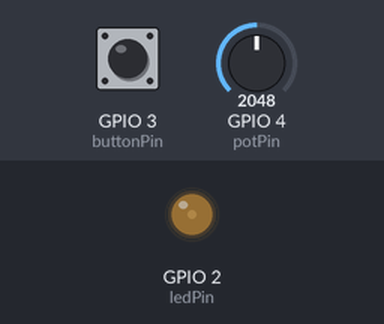
A sketch run on a simulated ESP32. On the bench: output pins drawn as LEDs (lit = HIGH). Inputs (shaded band) come from the test bench; at power-on: GPIO 4 (potPin) = 2048, GPIO 3 (buttonPin) HIGH (analog values on the 0–4095 scale). What the sketch prints to the serial monitor is not drawn.

Above: at 1.2 s.
1.3 s: GPIO 4 (potPin) set to 3543
At 2.1 s:
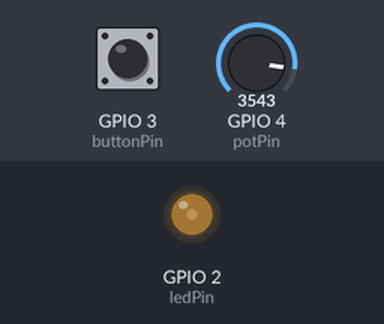
2.8 s: GPIO 4 (potPin) set to 3644
At 3.7 s:
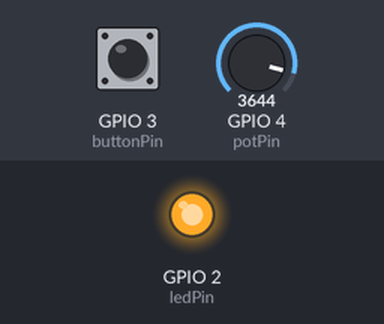
4.3 s: GPIO 3 (buttonPin) pulled LOW for 0.15 s
At 4.6 s:
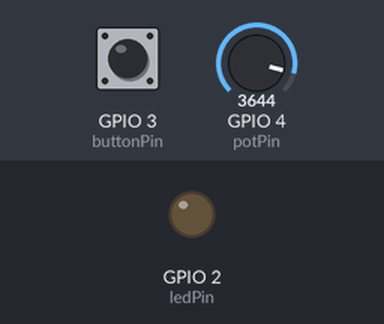
5.9 s: GPIO 3 (buttonPin) pulled LOW for 1 s
At 7.0 s:
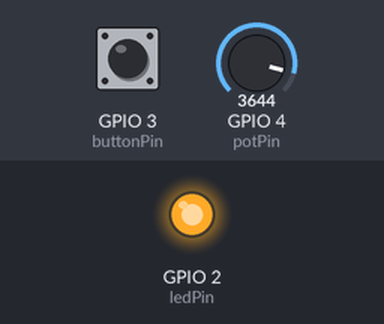
8.4 s: GPIO 3 (buttonPin) pulled LOW for 3.2 s
At 8.9 s:
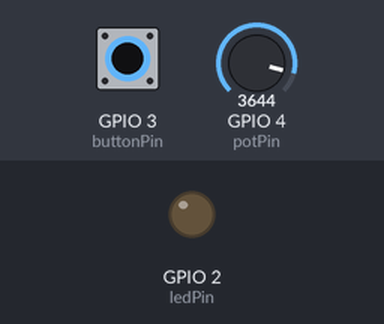
Timing chart, 0 to 11.4 s (numbered marks = the images above; inputs shaded):
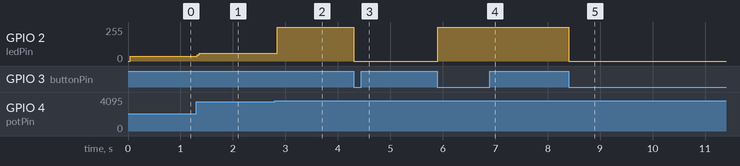

Measured:
- the behaviour switches between 3599 and 3600 on GPIO 4 (potPin) (found by bisection; images 1 and 2)
- after the input at 1.3 s, GPIO 2 (ledPin): 37/255 → 58/255 at once
- after the input at 2.8 s, GPIO 2 (ledPin): 58/255 → 255/255 at once
- after the input at 4.3 s, GPIO 2 (ledPin): 255/255 → 0/255 at once
- after the input at 5.9 s, GPIO 2 (ledPin): 0/255 → 255/255 at once
- after the input at 8.4 s, GPIO 2 (ledPin): 255/255 → 0/255 at once

The sketch:

Projeto_led_panda.ino
```cpp
//Liga um led, apaga pelo botão, e controla a intensidade com um potenciometro


// ----------------------
// Configurações
// ----------------------
int ledPin = 2;         // LED comum
int buttonPin = 3;      // Botão
int potPin = 4;         // Potenciômetro (ADC)

// Estado do LED
volatile bool ledOn = true;
int brilho = 128;        // Brilho inicial

// Debounce
volatile unsigned long lastInterruptTime = 0;

// ----------------------
// Interrupção do botão
// ----------------------
void IRAM_ATTR toggleLED() {
  unsigned long currentTime = millis();

  if (currentTime - lastInterruptTime > 200) {  // debounce
    ledOn = !ledOn;
    lastInterruptTime = currentTime;
  }
}

// ----------------------
// PWM manual (bit-bang)
// ----------------------
void pwmWrite(int pin, int value) {
  if (!ledOn) {
    digitalWrite(pin, LOW);
    delayMicroseconds(255);
    return;
  }

  if (value <= 0) {
    digitalWrite(pin, LOW);
    delayMicroseconds(255);
    return;
  }

  if (value >= 255) {
    digitalWrite(pin, HIGH);
    delayMicroseconds(255);
    return;
  }

  digitalWrite(pin, HIGH);
  delayMicroseconds(value);

  digitalWrite(pin, LOW);
  delayMicroseconds(255 - value);
}

// ----------------------
// Setup
// ----------------------
void setup() {
  Serial.begin(115200);

  pinMode(ledPin, OUTPUT);
  pinMode(buttonPin, INPUT_PULLUP);

  attachInterrupt(digitalPinToInterrupt(buttonPin), toggleLED, FALLING);

  analogReadResolution(10); // 0–1023
}

// ----------------------
// Loop principal
// ----------------------
void loop() {

  // Lê potenciômetro 0–1023 e converte para 0–255
  int potValue = analogRead(potPin);
  brilho = map(potValue, 0, 900, 0, 255);

  Serial.print("Brilho: ");
  Serial.println(brilho);

  // Gera PWM
  pwmWrite(ledPin, brilho);
}
```
